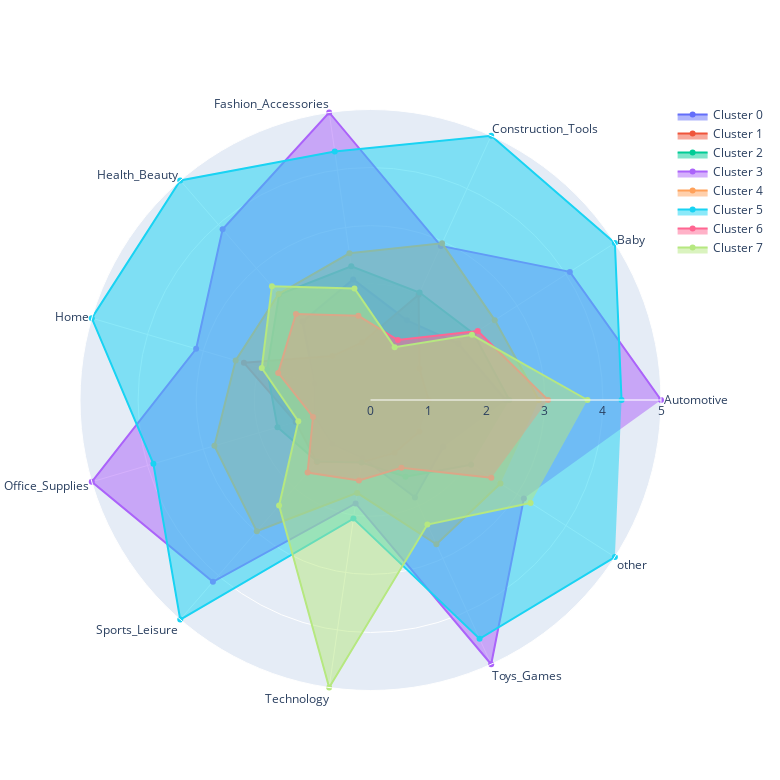

Notebook code cell kept with this figure:
### Code cell
# Créer une figure en radar pour chaque cluster
fig = go.Figure()

for cluster, row in df_mms_cat.iterrows():
    values = row.values.tolist()
    

    

    fig.add_trace(go.Scatterpolar(
        r=values,
        theta=prod_col,
        fill='toself',
        name=f'Cluster {cluster}'
    ))

# Mettre en forme la figurenum_cols,
fig.update_layout(
    polar=dict(
        radialaxis=dict(
            visible=True,
            range=[0, 5]
        ),
    ),
    showlegend=True,
    width=780,
    height=780

)

# Afficher la figure
fig.show()
figsize = (60,60)

### Figure 1 — Plotly figure (JSON) as saved in the notebook; plotly's stock layout.template omitted (floating-point values rounded to 4 significant figures)
{"data": [{"fill": "toself", "name": "Cluster 0", "r": [2.325, 1.796, 1.508, 2.097, 1.787, 1, 1, 1, 1, 1.843, 1.487], "theta": ["Automotive", "Baby", "Construction_Tools", "Fashion_Accessories", "Health_Beauty", "Home", "Office_Supplies", "Sports_Leisure", "Technology", "Toys_Games", "other"], "type": "scatterpolar"}, {"fill": "toself", "name": "Cluster 1", "r": [1, 1, 1.993, 1, 1, 2.271, 1.342, 1.412, 1.083, 1, 1], "theta": ["Automotive", "Baby", "Construction_Tools", "Fashion_Accessories", "Health_Beauty", "Home", "Office_Supplies", "Sports_Leisure", "Technology", "Toys_Games", "other"], "type": "scatterpolar"}, {"fill": "toself", "name": "Cluster 2", "r": [2.39, 2.11, 2.034, 2.326, 2.402, 1.855, 1.668, 1.402, 1.088, 1.45, 2.059], "theta": ["Automotive", "Baby", "Construction_Tools", "Fashion_Accessories", "Health_Beauty", "Home", "Office_Supplies", "Sports_Leisure", "Technology", "Toys_Games", "other"], "type": "scatterpolar"}, {"fill": "toself", "name": "Cluster 3", "r": [5, 4.079, 2.915, 5, 3.887, 3.128, 5, 4.142, 1.798, 5, 3.138], "theta": ["Automotive", "Baby", "Construction_Tools", "Fashion_Accessories", "Health_Beauty", "Home", "Office_Supplies", "Sports_Leisure", "Technology", "Toys_Games", "other"], "type": "scatterpolar"}, {"fill": "toself", "name": "Cluster 4", "r": [2.898, 2.543, 2.964, 2.55, 2.415, 2.419, 2.8, 2.988, 1.615, 2.731, 2.659], "theta": ["Automotive", "Baby", "Construction_Tools", "Fashion_Accessories", "Health_Beauty", "Home", "Office_Supplies", "Sports_Leisure", "Technology", "Toys_Games", "other"], "type": "scatterpolar"}, {"fill": "toself", "name": "Cluster 5", "r": [4.321, 5, 5, 4.32, 5, 5, 3.895, 5, 2.063, 4.519, 5], "theta": ["Automotive", "Baby", "Construction_Tools", "Fashion_Accessories", "Health_Beauty", "Home", "Office_Supplies", "Sports_Leisure", "Technology", "Toys_Games", "other"], "type": "scatterpolar"}, {"fill": "toself", "name": "Cluster 6", "r": [3.056, 2.194, 1.135, 1.464, 1.96, 1.656, 1.032, 1.653, 1.4, 1.282, 2.473], "theta": ["Automotive", "Baby", "Construction_Tools", "Fashion_Accessories", "Health_Beauty", "Home", "Office_Supplies", "Sports_Leisure", "Technology", "Toys_Games", "other"], "type": "scatterpolar"}, {"fill": "toself", "name": "Cluster 7", "r": [3.735, 2.075, 1, 1.939, 2.591, 1.951, 1.295, 2.402, 5, 2.358, 3.276], "theta": ["Automotive", "Baby", "Construction_Tools", "Fashion_Accessories", "Health_Beauty", "Home", "Office_Supplies", "Sports_Leisure", "Technology", "Toys_Games", "other"], "type": "scatterpolar"}], "layout": {"height": 780, "polar": {"radialaxis": {"range": [0, 5], "visible": true}}, "showlegend": true, "width": 780}}
